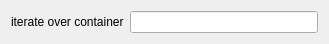
<?xml version="1.0" encoding="UTF-8"?>
<ui version="4.0">
 <class>CodeHelper</class>
 <widget class="QWidget" name="CodeHelper">
  <property name="geometry">
   <rect>
    <x>0</x>
    <y>0</y>
    <width>329</width>
    <height>38</height>
   </rect>
  </property>
  <property name="windowTitle">
   <string>CodeHelper</string>
  </property>
  <layout class="QHBoxLayout" name="horizontalLayout">
   <item>
    <widget class="QLabel" name="label">
     <property name="text">
      <string>iterate over container</string>
     </property>
    </widget>
   </item>
   <item>
    <widget class="QLineEdit" name="lineEditContainer"/>
   </item>
  </layout>
 </widget>
 <layoutdefault spacing="6" margin="11"/>
 <resources/>
 <connections/>
</ui>
